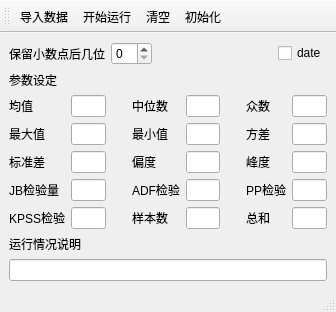
<?xml version="1.0" encoding="UTF-8"?>
<ui version="4.0">
 <class>MainWindow</class>
 <widget class="QMainWindow" name="MainWindow">
  <property name="geometry">
   <rect>
    <x>0</x>
    <y>0</y>
    <width>336</width>
    <height>303</height>
   </rect>
  </property>
  <property name="windowTitle">
   <string>描述性统计生成器</string>
  </property>
  <widget class="QWidget" name="centralwidget">
   <layout class="QGridLayout" name="gridLayout_2">
    <item row="0" column="0">
     <layout class="QHBoxLayout" name="horizontalLayout">
      <item>
       <widget class="QLabel" name="label">
        <property name="text">
         <string>保留小数点后几位</string>
        </property>
       </widget>
      </item>
      <item>
       <widget class="QSpinBox" name="spinBox"/>
      </item>
      <item>
       <spacer name="horizontalSpacer_2">
        <property name="orientation">
         <enum>Qt::Horizontal</enum>
        </property>
        <property name="sizeHint" stdset="0">
         <size>
          <width>40</width>
          <height>20</height>
         </size>
        </property>
       </spacer>
      </item>
      <item>
       <widget class="QCheckBox" name="checkBox">
        <property name="text">
         <string>date</string>
        </property>
       </widget>
      </item>
     </layout>
    </item>
    <item row="1" column="0">
     <widget class="QLabel" name="label_2">
      <property name="text">
       <string>参数设定</string>
      </property>
     </widget>
    </item>
    <item row="2" column="0">
     <layout class="QGridLayout" name="gridLayout">
      <item row="2" column="3">
       <widget class="QLabel" name="label_6">
        <property name="text">
         <string>偏度</string>
        </property>
       </widget>
      </item>
      <item row="0" column="1">
       <widget class="QLineEdit" name="lineEdit_1"/>
      </item>
      <item row="0" column="2">
       <spacer name="verticalSpacer">
        <property name="orientation">
         <enum>Qt::Vertical</enum>
        </property>
        <property name="sizeHint" stdset="0">
         <size>
          <width>20</width>
          <height>40</height>
         </size>
        </property>
       </spacer>
      </item>
      <item row="0" column="3">
       <widget class="QLabel" name="label_16">
        <property name="text">
         <string>中位数</string>
        </property>
       </widget>
      </item>
      <item row="2" column="0">
       <widget class="QLabel" name="label_5">
        <property name="text">
         <string>标准差</string>
        </property>
       </widget>
      </item>
      <item row="4" column="6">
       <widget class="QLabel" name="label_13">
        <property name="text">
         <string>总和</string>
        </property>
       </widget>
      </item>
      <item row="3" column="6">
       <widget class="QLabel" name="label_12">
        <property name="text">
         <string>PP检验</string>
        </property>
       </widget>
      </item>
      <item row="3" column="0">
       <widget class="QLabel" name="label_8">
        <property name="text">
         <string>JB检验量</string>
        </property>
       </widget>
      </item>
      <item row="0" column="0">
       <widget class="QLabel" name="label_18">
        <property name="text">
         <string>均值</string>
        </property>
       </widget>
      </item>
      <item row="4" column="0">
       <widget class="QLabel" name="label_9">
        <property name="text">
         <string>KPSS检验</string>
        </property>
       </widget>
      </item>
      <item row="0" column="6">
       <widget class="QLabel" name="label_17">
        <property name="text">
         <string>众数</string>
        </property>
       </widget>
      </item>
      <item row="1" column="6">
       <widget class="QLabel" name="label_4">
        <property name="text">
         <string>方差</string>
        </property>
       </widget>
      </item>
      <item row="1" column="0">
       <widget class="QLabel" name="label_15">
        <property name="text">
         <string>最大值</string>
        </property>
       </widget>
      </item>
      <item row="1" column="3">
       <widget class="QLabel" name="label_3">
        <property name="text">
         <string>最小值</string>
        </property>
       </widget>
      </item>
      <item row="3" column="3">
       <widget class="QLabel" name="label_10">
        <property name="text">
         <string>ADF检验</string>
        </property>
       </widget>
      </item>
      <item row="2" column="6">
       <widget class="QLabel" name="label_7">
        <property name="text">
         <string>峰度</string>
        </property>
       </widget>
      </item>
      <item row="0" column="4">
       <widget class="QLineEdit" name="lineEdit_2"/>
      </item>
      <item row="4" column="3">
       <widget class="QLabel" name="label_11">
        <property name="text">
         <string>样本数</string>
        </property>
       </widget>
      </item>
      <item row="0" column="5">
       <spacer name="verticalSpacer_2">
        <property name="orientation">
         <enum>Qt::Vertical</enum>
        </property>
        <property name="sizeHint" stdset="0">
         <size>
          <width>20</width>
          <height>40</height>
         </size>
        </property>
       </spacer>
      </item>
      <item row="0" column="7">
       <widget class="QLineEdit" name="lineEdit_3"/>
      </item>
      <item row="1" column="1">
       <widget class="QLineEdit" name="lineEdit_4"/>
      </item>
      <item row="1" column="4">
       <widget class="QLineEdit" name="lineEdit_5"/>
      </item>
      <item row="1" column="7">
       <widget class="QLineEdit" name="lineEdit_6"/>
      </item>
      <item row="2" column="1">
       <widget class="QLineEdit" name="lineEdit_7"/>
      </item>
      <item row="2" column="4">
       <widget class="QLineEdit" name="lineEdit_8"/>
      </item>
      <item row="2" column="7">
       <widget class="QLineEdit" name="lineEdit_9"/>
      </item>
      <item row="3" column="1">
       <widget class="QLineEdit" name="lineEdit_10"/>
      </item>
      <item row="3" column="4">
       <widget class="QLineEdit" name="lineEdit_11"/>
      </item>
      <item row="3" column="7">
       <widget class="QLineEdit" name="lineEdit_12"/>
      </item>
      <item row="4" column="1">
       <widget class="QLineEdit" name="lineEdit_13"/>
      </item>
      <item row="4" column="4">
       <widget class="QLineEdit" name="lineEdit_14"/>
      </item>
      <item row="4" column="7">
       <widget class="QLineEdit" name="lineEdit_15"/>
      </item>
     </layout>
    </item>
    <item row="3" column="0">
     <layout class="QVBoxLayout" name="verticalLayout">
      <item>
       <widget class="QLabel" name="label_14">
        <property name="text">
         <string>运行情况说明</string>
        </property>
       </widget>
      </item>
      <item>
       <widget class="QLineEdit" name="lineEdit"/>
      </item>
     </layout>
    </item>
   </layout>
  </widget>
  <widget class="QStatusBar" name="statusbar"/>
  <widget class="QToolBar" name="toolBar">
   <property name="windowTitle">
    <string>toolBar</string>
   </property>
   <attribute name="toolBarArea">
    <enum>TopToolBarArea</enum>
   </attribute>
   <attribute name="toolBarBreak">
    <bool>false</bool>
   </attribute>
   <addaction name="action"/>
   <addaction name="action_2"/>
   <addaction name="action_3"/>
   <addaction name="action_4"/>
  </widget>
  <action name="action">
   <property name="text">
    <string>导入数据</string>
   </property>
   <property name="toolTip">
    <string>导入数据</string>
   </property>
  </action>
  <action name="action_2">
   <property name="text">
    <string>开始运行</string>
   </property>
  </action>
  <action name="action_3">
   <property name="text">
    <string>清空</string>
   </property>
  </action>
  <action name="action_4">
   <property name="text">
    <string>初始化</string>
   </property>
  </action>
 </widget>
 <resources/>
 <connections/>
</ui>
